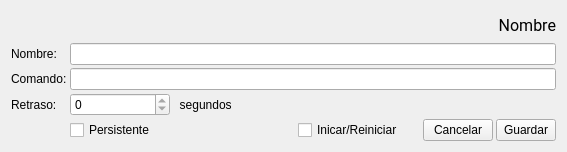
<?xml version="1.0" encoding="UTF-8"?>
<ui version="4.0">
 <class>itemData</class>
 <widget class="QWidget" name="itemData">
  <property name="geometry">
   <rect>
    <x>0</x>
    <y>0</y>
    <width>567</width>
    <height>152</height>
   </rect>
  </property>
  <property name="sizePolicy">
   <sizepolicy hsizetype="Minimum" vsizetype="Minimum">
    <horstretch>0</horstretch>
    <verstretch>0</verstretch>
   </sizepolicy>
  </property>
  <property name="windowTitle">
   <string>Form</string>
  </property>
  <layout class="QGridLayout" name="gridLayout">
   <property name="spacing">
    <number>3</number>
   </property>
   <item row="4" column="1">
    <widget class="QCheckBox" name="txtPresistencia">
     <property name="text">
      <string>Persistente</string>
     </property>
     <property name="checkable">
      <bool>false</bool>
     </property>
    </widget>
   </item>
   <item row="3" column="2" colspan="3">
    <widget class="QLabel" name="label_4">
     <property name="sizePolicy">
      <sizepolicy hsizetype="Maximum" vsizetype="Preferred">
       <horstretch>0</horstretch>
       <verstretch>0</verstretch>
      </sizepolicy>
     </property>
     <property name="text">
      <string>  segundos</string>
     </property>
    </widget>
   </item>
   <item row="1" column="0">
    <widget class="QLabel" name="label">
     <property name="sizePolicy">
      <sizepolicy hsizetype="Minimum" vsizetype="Minimum">
       <horstretch>0</horstretch>
       <verstretch>0</verstretch>
      </sizepolicy>
     </property>
     <property name="maximumSize">
      <size>
       <width>50</width>
       <height>16777215</height>
      </size>
     </property>
     <property name="text">
      <string>Nombre:</string>
     </property>
    </widget>
   </item>
   <item row="2" column="0">
    <widget class="QLabel" name="label_2">
     <property name="sizePolicy">
      <sizepolicy hsizetype="Minimum" vsizetype="Minimum">
       <horstretch>0</horstretch>
       <verstretch>0</verstretch>
      </sizepolicy>
     </property>
     <property name="text">
      <string>Comando:</string>
     </property>
    </widget>
   </item>
   <item row="3" column="0">
    <widget class="QLabel" name="label_3">
     <property name="sizePolicy">
      <sizepolicy hsizetype="Minimum" vsizetype="Minimum">
       <horstretch>0</horstretch>
       <verstretch>0</verstretch>
      </sizepolicy>
     </property>
     <property name="text">
      <string>Retraso:</string>
     </property>
    </widget>
   </item>
   <item row="3" column="1">
    <widget class="QSpinBox" name="txtRetraso">
     <property name="sizePolicy">
      <sizepolicy hsizetype="Maximum" vsizetype="Fixed">
       <horstretch>0</horstretch>
       <verstretch>0</verstretch>
      </sizepolicy>
     </property>
     <property name="maximumSize">
      <size>
       <width>100</width>
       <height>16777215</height>
      </size>
     </property>
     <property name="readOnly">
      <bool>true</bool>
     </property>
    </widget>
   </item>
   <item row="0" column="0" colspan="6">
    <widget class="QLabel" name="txtNombreAplicacion">
     <property name="sizePolicy">
      <sizepolicy hsizetype="Expanding" vsizetype="Minimum">
       <horstretch>0</horstretch>
       <verstretch>0</verstretch>
      </sizepolicy>
     </property>
     <property name="font">
      <font>
       <family>Roboto</family>
       <pointsize>12</pointsize>
      </font>
     </property>
     <property name="text">
      <string>Nombre</string>
     </property>
     <property name="alignment">
      <set>Qt::AlignRight|Qt::AlignTrailing|Qt::AlignVCenter</set>
     </property>
    </widget>
   </item>
   <item row="1" column="1" colspan="5">
    <widget class="QLineEdit" name="txtNombre">
     <property name="readOnly">
      <bool>true</bool>
     </property>
    </widget>
   </item>
   <item row="2" column="1" colspan="5">
    <widget class="QLineEdit" name="txtComando">
     <property name="readOnly">
      <bool>true</bool>
     </property>
    </widget>
   </item>
   <item row="4" column="5">
    <widget class="QPushButton" name="btnGuardar">
     <property name="maximumSize">
      <size>
       <width>60</width>
       <height>16777215</height>
      </size>
     </property>
     <property name="text">
      <string>Guardar</string>
     </property>
    </widget>
   </item>
   <item row="4" column="4">
    <widget class="QPushButton" name="btnCancelar">
     <property name="maximumSize">
      <size>
       <width>70</width>
       <height>16777215</height>
      </size>
     </property>
     <property name="text">
      <string>Cancelar</string>
     </property>
    </widget>
   </item>
   <item row="4" column="3">
    <widget class="QCheckBox" name="checkBox">
     <property name="sizePolicy">
      <sizepolicy hsizetype="Minimum" vsizetype="Fixed">
       <horstretch>0</horstretch>
       <verstretch>0</verstretch>
      </sizepolicy>
     </property>
     <property name="text">
      <string>Inicar/Reiniciar</string>
     </property>
    </widget>
   </item>
  </layout>
 </widget>
 <resources/>
 <connections/>
</ui>
